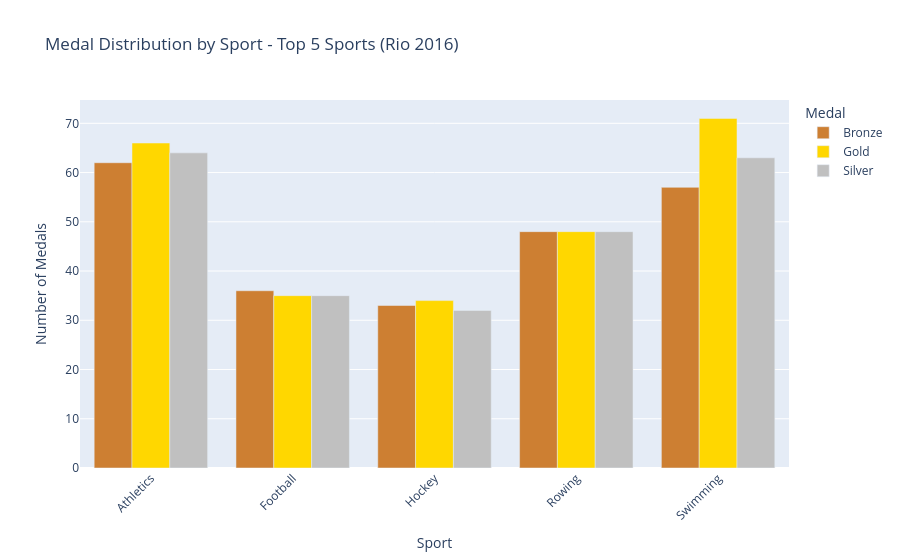

The notebook cell this image was saved under:
### Markdown cell above
## Bonus: Interactive Visualizations with Plotly

### Code cell
# Interactive bar chart - Medals by sport with medal type breakdown
medal_breakdown = top_5_medals.groupby(['Sport', 'Medal']).size().reset_index(name='Count')

fig = px.bar(medal_breakdown, 
             x='Sport', 
             y='Count', 
             color='Medal',
             color_discrete_map={'Gold': '#FFD700', 'Silver': '#C0C0C0', 'Bronze': '#CD7F32'},
             title='Medal Distribution by Sport - Top 5 Sports (Rio 2016)',
             labels={'Count': 'Number of Medals'},
             barmode='group')

fig.update_layout(xaxis_tickangle=-45)
fig.show()

### Figure 1 — Plotly figure (JSON) as saved in the notebook; plotly's stock layout.template omitted (floating-point values rounded to 4 significant figures)
{"data": [{"alignmentgroup": "True", "hovertemplate": "Medal=Bronze<br>Sport=%{x}<br>Number of Medals=%{y}<extra></extra>", "legendgroup": "Bronze", "marker": {"color": "#CD7F32", "pattern": {"shape": ""}}, "name": "Bronze", "offsetgroup": "Bronze", "orientation": "v", "showlegend": true, "textposition": "auto", "type": "bar", "x": ["Athletics", "Football", "Hockey", "Rowing", "Swimming"], "xaxis": "x", "y": [62, 36, 33, 48, 57], "yaxis": "y"}, {"alignmentgroup": "True", "hovertemplate": "Medal=Gold<br>Sport=%{x}<br>Number of Medals=%{y}<extra></extra>", "legendgroup": "Gold", "marker": {"color": "#FFD700", "pattern": {"shape": ""}}, "name": "Gold", "offsetgroup": "Gold", "orientation": "v", "showlegend": true, "textposition": "auto", "type": "bar", "x": ["Athletics", "Football", "Hockey", "Rowing", "Swimming"], "xaxis": "x", "y": [66, 35, 34, 48, 71], "yaxis": "y"}, {"alignmentgroup": "True", "hovertemplate": "Medal=Silver<br>Sport=%{x}<br>Number of Medals=%{y}<extra></extra>", "legendgroup": "Silver", "marker": {"color": "#C0C0C0", "pattern": {"shape": ""}}, "name": "Silver", "offsetgroup": "Silver", "orientation": "v", "showlegend": true, "textposition": "auto", "type": "bar", "x": ["Athletics", "Football", "Hockey", "Rowing", "Swimming"], "xaxis": "x", "y": [64, 35, 32, 48, 63], "yaxis": "y"}], "layout": {"barmode": "group", "legend": {"title": {"text": "Medal"}, "tracegroupgap": 0}, "title": {"text": "Medal Distribution by Sport - Top 5 Sports (Rio 2016)"}, "xaxis": {"anchor": "y", "domain": [0, 1], "tickangle": -45, "title": {"text": "Sport"}}, "yaxis": {"anchor": "x", "domain": [0, 1], "title": {"text": "Number of Medals"}}}}
